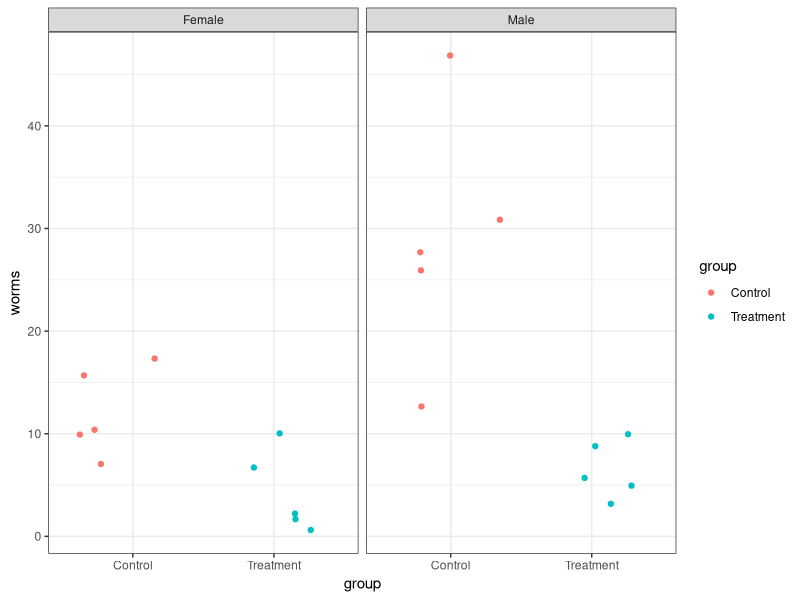
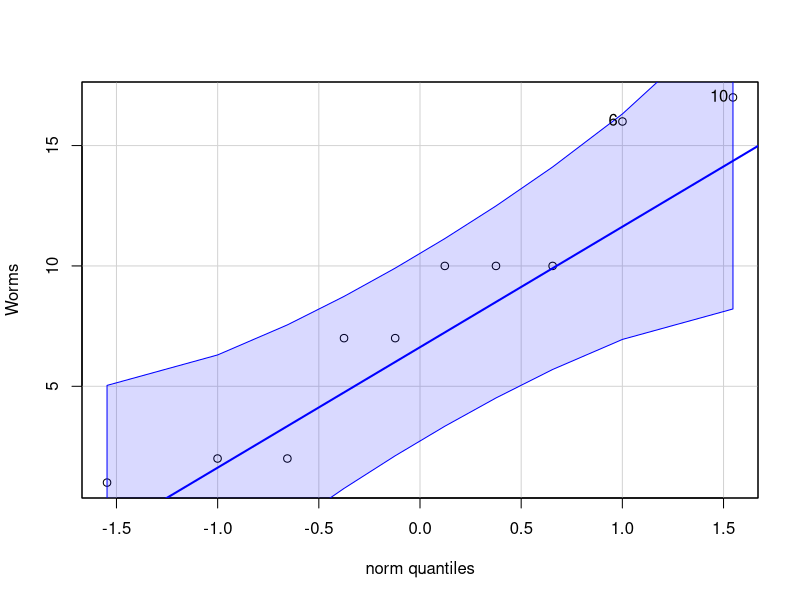
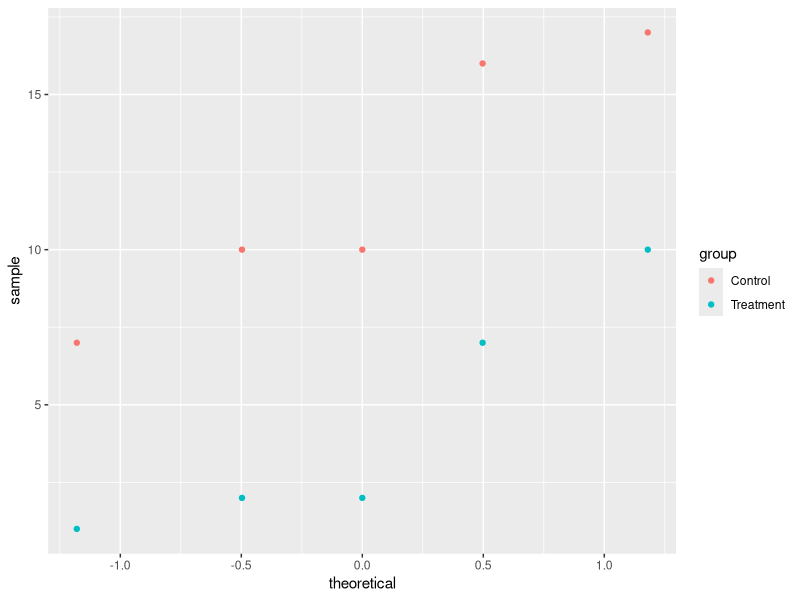

These charts were generated, in order, by the following R code:
# Alan Arnholt
# 9/17/17

gender <- c(rep("Female", 10), rep("Male", 10)) 
group <- rep(rep(c("Treatment", "Control"), each = 5), 2)
worms <- c(1, 2, 2, 10, 7, 16, 10, 10, 7, 17, 3, 5, 9, 10, 6, 31, 26, 28, 13, 47)
schis <- data.frame(gender, group, worms)
head(schis, n = 3)

library(ggplot2)
p <- ggplot(data = schis, aes(group, worms)) + 
  geom_point(position = "jitter", aes(color = group)) + 
  facet_grid(. ~ gender) + 
  theme_bw()
p

library(dplyr)
ans <- schis %>%
  group_by(gender, group) %>%
  summarize(Median = median(worms), Mean = mean(worms), SD = sd(worms))
ans
# Write hypotheses:
# Write fundamental question of inference:

ND <- schis[gender=="Female", ]
ND

ans2 <- ND %>%
  group_by(group) %>%
  summarize(Mean = mean(worms), SD = sd(worms))
ans2

obs.diff <- ans2[1, 2] - ans2[2, 2]
obs.diff
obs.diff$Mean

Worms <- ND$worms

sims <- 10^4-1
sim.diff <- numeric(sims)
for(i in 1:sims){
  index <- sample(10, 5, replace = FALSE)
  sim.diff[i] <- mean(Worms[index]) - mean(Worms[-index])
}
pvalue <- (sum(sim.diff >= obs.diff$Mean) + 1)/(sims + 1)
pvalue

library(car)
qqPlot(Worms)
ggplot(data = ND, aes(sample = worms, color = group)) + 
  geom_qq()
